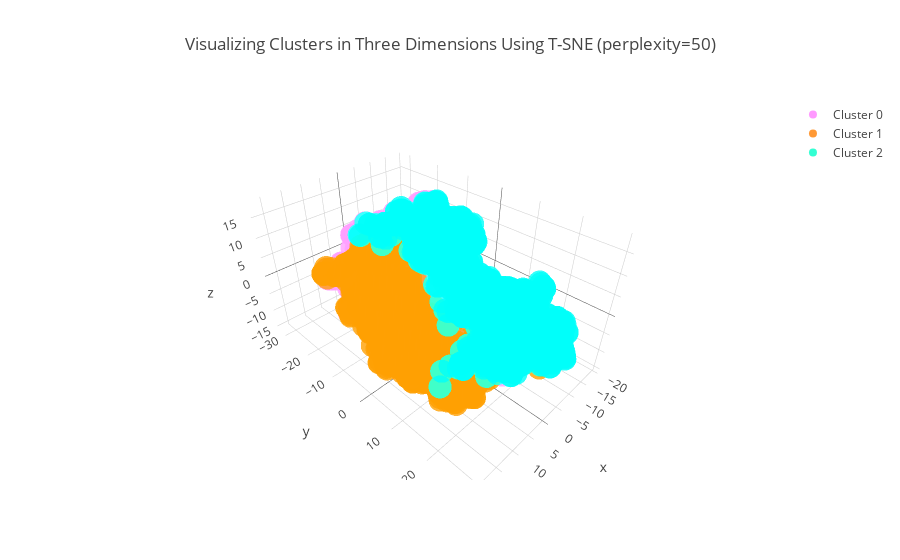

Here is the notebook cell this chart was saved with:
### Markdown cell above
This last plot below displays our clusters on the three dimensions created by T-SNE for 3-D visualization:

### Code cell
#Instructions for building the 3-D plot

#trace1 is for 'Cluster 0'
trace1 = go.Scatter3d(
                    x = cluster0["TC1_3d"],
                    y = cluster0["TC2_3d"],
                    z = cluster0["TC3_3d"],
                    mode = "markers",
                    name = "Cluster 0",
                    marker = dict(color = 'rgba(255, 128, 255, 0.8)'),
                    text = None)

#trace2 is for 'Cluster 1'
trace2 = go.Scatter3d(
                    x = cluster1["TC1_3d"],
                    y = cluster1["TC2_3d"],
                    z = cluster1["TC3_3d"],
                    mode = "markers",
                    name = "Cluster 1",
                    marker = dict(color = 'rgba(255, 128, 2, 0.8)'),
                    text = None)

#trace3 is for 'Cluster 2'
trace3 = go.Scatter3d(
                    x = cluster2["TC1_3d"],
                    y = cluster2["TC2_3d"],
                    z = cluster2["TC3_3d"],
                    mode = "markers",
                    name = "Cluster 2",
                    marker = dict(color = 'rgba(0, 255, 200, 0.8)'),
                    text = None)

data = [trace1, trace2, trace3]

title = "Visualizing Clusters in Three Dimensions Using T-SNE (perplexity=" + str(perplexity) + ")"

layout = dict(title = title,
              xaxis= dict(title= 'TC1',ticklen= 5,zeroline= False),
              yaxis= dict(title= 'TC2',ticklen= 5,zeroline= False)
             )

fig = dict(data = data, layout = layout)

iplot(fig)

### Figure 1 — Plotly figure (JSON) as saved in the notebook; plotly's stock layout.template omitted (floating-point values rounded to 4 significant figures; data arrays with more than 128 entries replaced by an {"elided": "..."} marker saying what was removed)
{"data": [{"marker": {"color": "rgba(255, 128, 255, 0.8)"}, "mode": "markers", "name": "Cluster 0", "x": {"elided": "2119 float values"}, "y": {"elided": "2119 float values"}, "z": {"elided": "2119 float values"}, "type": "scatter3d", "uid": "3af1e736-a41b-11ef-a86c-2b8ada641958"}, {"marker": {"color": "rgba(255, 128, 2, 0.8)"}, "mode": "markers", "name": "Cluster 1", "x": {"elided": "1526 float values"}, "y": {"elided": "1526 float values"}, "z": {"elided": "1526 float values"}, "type": "scatter3d", "uid": "3af1e93e-a41b-11ef-a86c-2b8ada641958"}, {"marker": {"color": "rgba(0, 255, 200, 0.8)"}, "mode": "markers", "name": "Cluster 2", "x": {"elided": "1355 float values"}, "y": {"elided": "1355 float values"}, "z": {"elided": "1355 float values"}, "type": "scatter3d", "uid": "3af1ea56-a41b-11ef-a86c-2b8ada641958"}], "layout": {"title": "Visualizing Clusters in Three Dimensions Using T-SNE (perplexity=50)", "xaxis": {"ticklen": 5, "title": "TC1", "zeroline": false}, "yaxis": {"ticklen": 5, "title": "TC2", "zeroline": false}}}
